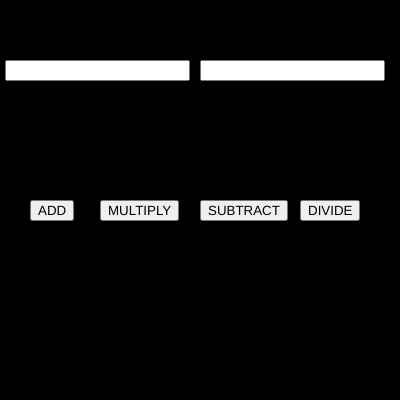
Frame 1 (no input)
Frame 60 (no input): identical to frame 1, image omitted
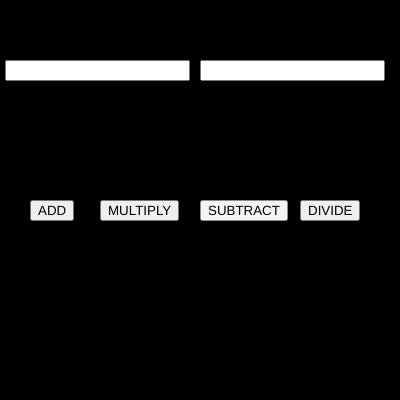
Frame 120 (the mouse pressed at the canvas centre since frame 60)

The p5.js sketch that drew these frames (run headless with seeded random() and noise() and a simulated clock; from frame 60 on, the mouse is pressed at the canvas centre):

// p5.js sketch
// ── sketch.js
var n1, n2;
var b1, b2, b3, b4;


function setup() {
  createCanvas(400,400);

num1 = createInput();
num1.position(5, 60)

num2 = createInput();
num2.position(200, 60)

b1 = createButton("ADD")
b1.position(30, 200);
b1.mousePressed(add);

b2 = createButton("SUBTRACT")
b2.position(200, 200);
b2.mousePressed(sub);

b3 = createButton("MULTIPLY")
b3.position(100, 200);
b3.mousePressed(mul);

b4 = createButton("DIVIDE")
b4.position(300, 200);
b4.mousePressed(div);
}

function draw() 
{
  background("black");

  text("Number1", 70, 50)
  text("Number2", 270, 50)

n1 = parseInt(num1.value())
n2 = parseInt(num2.value())





}

function add(){
  console.log(n1+n2)
}

function sub(){
  console.log(n1-n2)
}

function mul(){
  console.log(n1*n2)
}

function div(){
  console.log(n1/n2)
}
